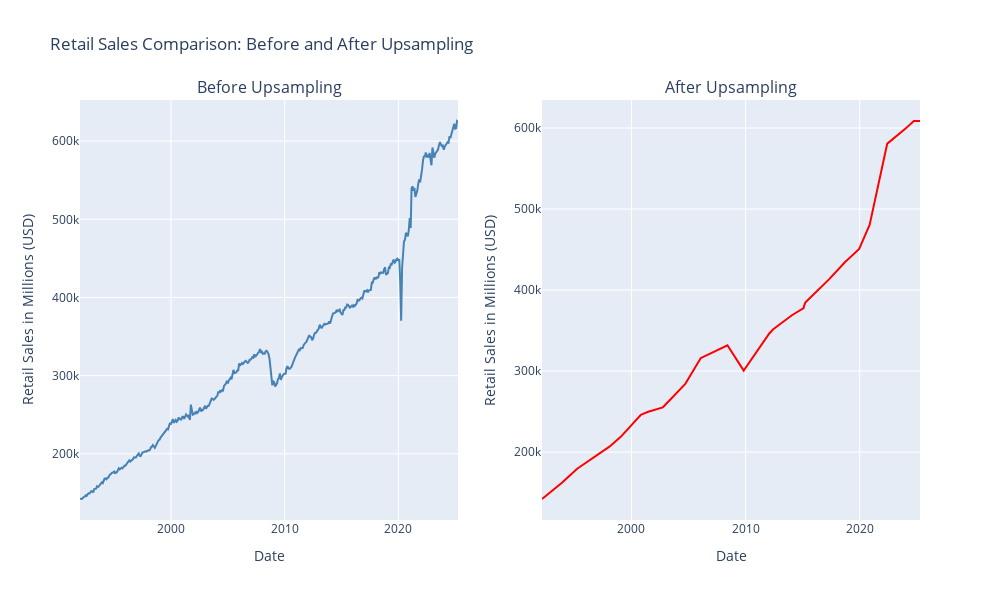

This figure's notebook cell:
### Code cell
#visualize our dataset with plotly for interactivity 

#create a subplot of 1 row, 2 columns
fig = make_subplots(rows = 1, cols = 2, subplot_titles = ('Before Upsampling', 'After Upsampling'))

# a) plot for before upsampling 

fig.add_trace(
    go.Scatter(
        x = df.index,
        y = df[df.columns[0]],
        mode = 'lines',
        line = dict(color = 'steelblue')
    ),
    row = 1, col = 1
)

# b) plot after upsampling

fig.add_trace(
    go.Scatter(
        x = df_biweekly.index,
        y = df_biweekly[df_biweekly.columns[0]],
        mode = 'lines',
        line = dict(color = 'red')
    ),
    row = 1, col = 2
)

fig.update_layout(
    width = 1000,
    height = 600,
    xaxis_title = 'Date',
    yaxis_title = 'Retail Sales in Millions (USD)',
    title_text = 'Retail Sales Comparison: Before and After Upsampling',
    showlegend = False
)

fig.update_xaxes(title_text = 'Date', row = 1, col = 1)
fig.update_yaxes(title_text = 'Retail Sales in Millions (USD)', row = 1, col = 1)

fig.update_xaxes(title_text = 'Date', row = 1, col = 2)
fig.update_yaxes(title_text = 'Retail Sales in Millions (USD)', row = 1, col = 2)

fig.show()

### Figure 1 — Plotly figure (JSON) as saved in the notebook; plotly's stock layout.template omitted (floating-point values rounded to 4 significant figures; data arrays with more than 128 entries replaced by an {"elided": "..."} marker saying what was removed)
{"data": [{"line": {"color": "steelblue"}, "mode": "lines", "type": "scatter", "x": {"elided": "400 str values"}, "xaxis": "x", "y": {"elided": "400 int values"}, "yaxis": "y"}, {"line": {"color": "red"}, "mode": "lines", "type": "scatter", "x": {"elided": "865 str values"}, "xaxis": "x2", "y": {"elided": "865 float values"}, "yaxis": "y2"}], "layout": {"annotations": [{"font": {"size": 16}, "showarrow": false, "text": "Before Upsampling", "x": 0.225, "xanchor": "center", "xref": "paper", "y": 1, "yanchor": "bottom", "yref": "paper"}, {"font": {"size": 16}, "showarrow": false, "text": "After Upsampling", "x": 0.775, "xanchor": "center", "xref": "paper", "y": 1, "yanchor": "bottom", "yref": "paper"}], "height": 600, "showlegend": false, "title": {"text": "Retail Sales Comparison: Before and After Upsampling"}, "width": 1000, "xaxis": {"anchor": "y", "domain": [0, 0.45], "title": {"text": "Date"}}, "xaxis2": {"anchor": "y2", "domain": [0.55, 1], "title": {"text": "Date"}}, "yaxis": {"anchor": "x", "domain": [0, 1], "title": {"text": "Retail Sales in Millions (USD)"}}, "yaxis2": {"anchor": "x2", "domain": [0, 1], "title": {"text": "Retail Sales in Millions (USD)"}}}}
